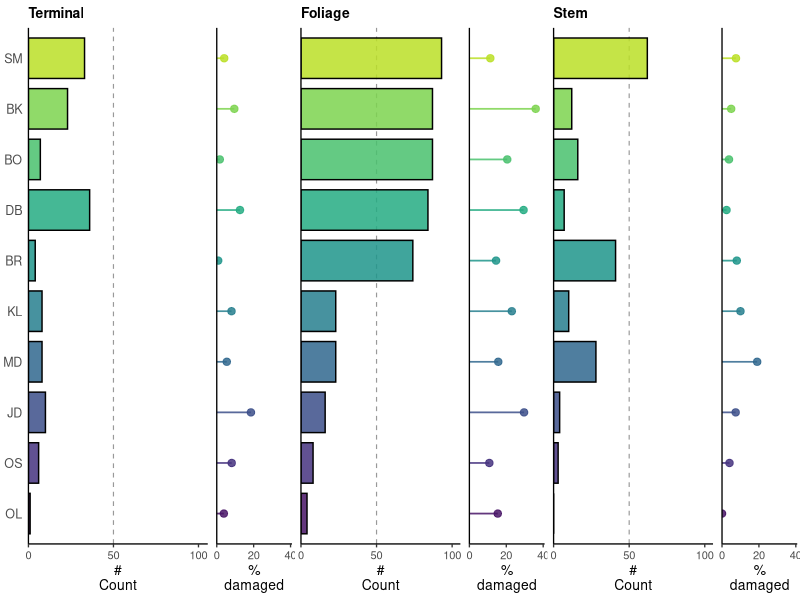

The R script that drew this image: (Note: this script raises an error after producing the figure.)
# test plots visualization example

gc()

library(data.table)
library(dplyr)
library(ggplot2)
library(ggpubr)
library(readxl)
library(stringr)
library(tibble)
library(tidyr)

library(forcats)
library(RColorBrewer)


# get list of the icdentified patogenes from Michal
df <- read_excel("inData_Michal/Patogeny_hmyz_postbrouk_1_clean.xlsx",
                 sheet = 1,        # or a sheet name, e.g. "Sheet1"
                 na = c("", "NA"))

# need to read orifinal data to properly link the pathogenes with tree species via sample number 
df_trees  <- fread("inData_Michal/poskoz_jedinci_clean.csv") %>%
  mutate(individual_id = row_number())   # one row = one surveyed individual (confirm 'n' isn't pre-aggregating multiple stems per row before relying on this)


# sum up the get damage counts and % of damage -----------------
summary_damaged <- df_trees %>%
  group_by(species) %>%
  summarise(
    n_examined         = sum(n, na.rm = TRUE),
    n_damaged_Terminal = sum(tot_dmg_terminal, na.rm = TRUE),
    n_damaged_Foliage  = sum(tot_dmg_foliage, na.rm = TRUE),
    n_damaged_Stem     = sum(dmg_stem_numeric * n, na.rm = TRUE),  # CHECK: does a 1 here mean all `n` individuals in the row had stem damage, or just ">=1 of them"?
    .groups = "drop"
  ) %>%
  pivot_longer(starts_with("n_damaged_"), names_to = "damage_type", values_to = "n_damaged",
               names_prefix = "n_damaged_") %>%
  mutate(pct_damaged = 100 * n_damaged / n_examined,
         species = factor(species, levels = rev(sort(unique(species)))))



# ---- proper species order: by sample size, largest first ----
# species_rank <- summary_damaged %>%
#   group_by(species) %>%
#   summarise(total_damaged = sum(n_damaged), .groups = "drop") %>%
#   arrange(desc(total_damaged)) %>%
#   pull(species)

# teh foliage damage is prevalent, so order accordingly; check Terminal as well
species_rank <- summary_damaged %>%
  #filter(damage_type == "Terminal") %>%
  filter(damage_type == "Foliage") %>%
  arrange(desc(n_damaged)) %>%
  pull(species)


# ---- keep only the top N species, for a quick look ----
top_n_species <- 10   # try 5, then 7

summary_damage_df <- summary_damaged %>%
  filter(species %in% head(species_rank, top_n_species)) %>%
  mutate(species = factor(species, levels = rev(head(species_rank, top_n_species))))
# rev() again, same reason as before: first species in the ranking ends up plotted at the top

# get colors per species
# ---- fixed species -> color mapping, same order as species_rank, reused across all 6 panels ----
species_levels <- levels(summary_damage_df$species)
library(viridisLite)

species_colors <- setNames(
  viridis(length(species_levels), option = "D", begin = 0.05, end = 0.90, alpha = 0.85),
  species_levels
)
species_colors

# > species_colors
# VRX          JD          KL          JR 
# "#481467D9" "#46337FD9" "#3C4F8AD9" "#31688ED9" 
# MD          BO          BR          BK 
# "#277F8ED9" "#1F958BD9" "#25AC82D9" "#49C16ED9" 
# DB          SM 
# "#7DD34FD9" "#BBDF27D9" 


# ---- 2. one panel-builder, reused for every column ----
# ---- 2. one panel-builder, reused for every column ----
make_panel <- function(data, damage_type_i, value_col, x_lab, x_limits,
                       show_y_labels = FALSE, title = NULL, ref_line = NULL) {
  d <- data %>% filter(damage_type == damage_type_i)
  p <- ggplot(d, aes(x = .data[[value_col]], y = species, fill = species))
  
  if (!is.null(ref_line)) {
    p <- p + geom_vline(xintercept = ref_line, linetype = "dashed",
                        color = "grey60", linewidth = 0.4)
  }
  
  p +
    geom_col(width = 0.8, col = 'black') +
    scale_x_continuous(
      limits = x_limits,
      breaks = scales::breaks_extended(n = 3)(x_limits),   # <- nice round min/mid/max instead of the exact mean
      labels = scales::label_number(accuracy = 1),
      expand = expansion(mult = c(0, 0.08))
    ) +
    scale_fill_manual(values = species_colors, guide = "none") +
    labs(x = x_lab, y = NULL, title = title) +
    theme_classic2(base_size = 10) +
    theme(
      panel.background   = element_rect(fill = "white", color = NA),
      plot.background    = element_rect(fill = "white", color = NA),
      panel.grid.minor   = element_blank(),
      panel.grid.major.y = element_blank(),
      axis.text.y  = if (show_y_labels) element_text(size = 9) else element_blank(),
      axis.ticks.y = element_blank(),
      axis.title.y = element_blank(),
      plot.title   = element_text(size = 10, face = "bold", hjust = 0),
      plot.margin  = margin(t = 5, r = 2, b = 5, l = 2)
    )
}

make_panel_lollipop <- function(data, damage_type_i, value_col, x_lab, x_limits,
                                show_y_labels = FALSE, title = NULL,
                                ref_line = NULL) {
  d <- data %>% filter(damage_type == damage_type_i)
  ggplot(d, aes(x = .data[[value_col]], y = species, color = species)) +
    geom_segment(aes(x = 0, xend = .data[[value_col]], yend = species), linewidth = 0.6) +
    geom_point(size = 2.2) +
    scale_x_continuous(
      limits = x_limits,
      breaks = scales::breaks_extended(n = 3)(x_limits),
      labels = scales::label_number(accuracy = 1),
      expand = expansion(mult = c(0, 0.08))
    ) +
    scale_color_manual(values = species_colors, guide = "none") +   # note: color, not fill, for points/lines
    labs(x = x_lab, y = NULL, title = title) +
    theme_classic2(base_size = 10) +
    theme(
      panel.background   = element_rect(fill = "white", color = NA),
      plot.background    = element_rect(fill = "white", color = NA),
      panel.grid.minor   = element_blank(),
      panel.grid.major.y = element_blank(),
      axis.text.y  = if (show_y_labels) element_text(size = 9) else element_blank(),
      axis.ticks.y = element_blank(),
      axis.title.y = element_blank(),
      plot.title   = element_text(size = 10, face = "bold", hjust = 0),
      plot.margin  = margin(t = 5, r = 2, b = 5, l = 2)
    )
}
count_max <- max(summary_damage_df$n_damaged) * 1.05
pct_max   <- max(summary_damage_df$pct_damaged) * 1.05

p_term_n   <- make_panel(summary_damage_df, "Terminal", "n_damaged",   "#\nCount",    c(0, count_max), show_y_labels = TRUE, title = "Terminal",
                         ref_line = 50)
#p_term_pct <- make_panel(summary_damage_df, "Terminal", "pct_damaged", "%\ndamaged", c(0, 40), title = "")
p_fol_n    <- make_panel(summary_damage_df, "Foliage",  "n_damaged",   "#\nCount",    c(0, count_max), title = "Foliage",
                         ref_line = 50)
#p_fol_pct  <- make_panel(summary_damage_df, "Foliage",  "pct_damaged", "%\ndamaged", c(0, 40), title = "")
p_stem_n   <- make_panel(summary_damage_df, "Stem",     "n_damaged",   "#\nCount",    c(0, count_max), title = "Stem",
                         ref_line = 50)
#p_stem_pct <- make_panel(summary_damage_df, "Stem",     "pct_damaged", "%\ndamaged", c(0, 40), title = "")


p_term_pct <- make_panel_lollipop(summary_damage_df, "Terminal", "pct_damaged","%\ndamaged", c(0, pct_max),title = "")
p_fol_pct  <- make_panel_lollipop(summary_damage_df, "Foliage",  "pct_damaged", "%\ndamaged", c(0, pct_max), title = "")
p_stem_pct <- make_panel_lollipop(summary_damage_df, "Stem",     "pct_damaged", "%\ndamaged", c(0, pct_max), title = "")


ggarrange(
  p_term_n, p_term_pct,
  p_fol_n,  p_fol_pct,
  p_stem_n, p_stem_pct,
  ncol = 6, nrow = 1,
  widths = c(2.5, 1, 2, 1, 2, 1)
)








# Clean up pathogens data --------------------------------------------


# teh sample name is not corretly allocated to subplot!!! need to get back the subplot number
df <- df %>%
  separate_wider_delim(
    Subplot, delim = "_",
    names = c("tablet_subplot", "who_collected", "date_raw", "subplot_number"),
    cols_remove = FALSE
  ) %>%
  mutate(
    tablet_subplot = str_remove(tablet_subplot, "^T") %>% as.integer(),
    subplot_ch = as.character(subplot_number),
   # date_subplot   = ymd(date_raw)     # turns "20250827" into a proper Date, useful later
  ) %>%
  select(-date_raw, -tablet_subplot, -who_collected)


# reshape the three sample-code columns into long format, keep only real vzorek codes
df_trees_samples <- df_trees %>%
  select(species, plot, subplot, vegtype, n,
         dmg_term_sample, dmg_stem_sample, dmg_foliage_sample) %>%
  pivot_longer(cols = starts_with("dmg_") & ends_with("_sample"),
               names_to = "sample_location", values_to = "vzorek") %>%
  filter(str_detect(vzorek, "^T\\d")) |>     # drops "Ožnut", "Okus zvěří" etc - those are browsing notes, not pathogen codes
 select(-sample_location)


#View(df)

# check if patogenes names are correct
unique(df$patogen)
unique(df$vzorek)

# one sample has two records: "Lophodermium pinastri, Dothideomycetes indet"
# need to split it in two
# also - decode the sample name back: T1-XXX-O-SP-1 = T1-ploska-vyska_obnovy-poskozeni_kde 

df_pathogen <- df |> 
  filter(vzorek != "Blank")

df_blank <- df |> 
  filter(vzorek == "Blank") |> 
  select(-vzorek, -Species) |> 
  select(subplot_number, Subplot, patogen) |> 
  distinct()


# Vrstva
# O – obnova (<2 m)
# P – pokrocila obnova
# (< 2 m - < 10 DBH)
# D – dospele stromy
# (< 10 cm DBH)
# 
# Drevina
# BK
# JD
# SM
# 
# Poskozeni
# 1 – terminal (do 2 m)
# 2 – kmen
# 3 – báze kmene
# 4 – olistění

# reconstruct the species from sample name
# --- species abbreviation lookup, from "Seznam zkratek dřevin" ---
species_lookup <- tribble(
  ~code, ~czech_name,                ~latin_name,
  "SM",  "smrk ztepilý",             "Picea abies",
  "JD",  "jedle bělokorá",           "Abies alba",
  "DG",  "douglaska tisolistá",      "Pseudotsuga menziesii",
  "BO",  "borovice lesní",           "Pinus sylvestris",
  "MD",  "modřín opadavý",           "Larix decidua",
  "TS",  "tis červený",              "Taxus baccata",
  "DB",  "dub letní",                "Quercus sp.",
  "DBZ", "dub zimní",                "Quercus sp.",
  "BK",  "buk lesní",                "Fagus sylvatica",
  "HB",  "habr obecný",              "Carpinus betulus",
  "JV",  "javor mléč",               "Acer platanoides",
  "KL",  "javor klen",               "Acer pseudoplatanus",
  "BB",  "javor babyka",             "Acer campestre",
  "JS",  "jasan ztepilý",            "Fraxinus excelsior",
  "JL",  "jilm habrolistý",          "Ulmus minor",
  "AK",  "trnovník akát",            "Robinia pseudoacacia",
  "BR",  "bříza bělokorá",           "Betula sp.",
  "JR",  "jeřáb ptačí",              "Sorbus aucuparia",
  "OR",  "ořešák královský",         "Juglans regia",
  "TR",  "třešeň ptačí",             "Prunus avium",
  "HR",  "hrušeň polnička",          "Pyrus pyraster",
  "JB",  "jabloň lesní",             "Malus sylvestris",
  "LP",  "lípa srdčitá",             "Tilia cordata",
  "LO",  "líska obecná",             "Corylus avellana",
  "OL",  "olše lepkavá",             "Alnus glutinosa",
  "OS",  "topol osika",              "Populus tremula",
  "TP",  "topol bílý",               "Populus alba"
  # extend with more rows from the PDF if other codes turn up
)

layer_lookup <- tribble(
  ~layer, ~layer_label,
  "O", "small",
  "P", "advanced",
  "D", "mature"     # NB: the source slide says "<10 cm DBH" for D,
  # which looks like it should read ">10 cm DBH" -
  # worth double-checking with whoever made the key
)

location_lookup <- tribble(
  ~location, ~location_label,
  "1", "terminal",
  "2", "trunk",
  "3", "trunk base",
  "4", "leaves"
)

# --- parse vzorek into components ---
vzorek_pattern <- "^T(\\d)(\\d+)([OPD])([A-Za-z]+)(\\d)$"

df_parsed <- df_pathogen %>%
  mutate(
    vzorek_match       = str_match(vzorek, vzorek_pattern),
    tablet             = vzorek_match[, 2],
    subplot_vzorek     = vzorek_match[, 3],
    layer              = vzorek_match[, 4],
    tree_species_code  = vzorek_match[, 5],
    location           = vzorek_match[, 6]#,
   # parse_ok           = !is.na(vzorek_match[, 1]) | vzorek == "Blank"
  ) %>%
  select(-vzorek_match) %>%
  left_join(species_lookup, by = c("tree_species_code" = "code")) %>%
  left_join(layer_lookup, by = "layer") %>%
  left_join(location_lookup, by = "location") |> 
  select(-Subplot, - Species,  - czech_name, -location,
         -subplot_number) 


nrow(df_parsed)
head(df_parsed)
head(df_blank)

df_parsed_merged <- df_parsed |> 
  full_join(df_blank, by = c("subplot_vzorek" = "subplot_number"))
  
# i have missing data - Michal need to check it up, and we will meet on wednesday to plan the paper ahead.



# get summary tables -------------------------------------------------------------

# --- pathogen occurrence by species (long) ---
table(df_clean$patogen, df_clean$tree_species_code) 

# --- pathogen occurrence by regeneration layer (long) ---
table(df_clean$patogen, df_clean$location_label)


# --- overall total per pathogen, for context / ordering ---
table(df_clean$patogen) 



# attach plot / subplot / species context to every pathogen record
patho_linked <- df_clean %>%
  inner_join(df_trees_samples, by = "vzorek")

# the ones that still don't match - same handful needing a manual fix at the source
anti_join(df_clean, df_trees_samples, by = "vzorek") %>% distinct(vzorek, patogen)

head(patho_linked)



plot_df <- df_clean %>%
  count(patogen, tree_species_code, name = "n") %>%
  filter(n > 0) %>%                                  # drop empty cells - the whole point of a dot matrix
  group_by(patogen) %>%
  mutate(patogen_total = sum(n)) %>%
  ungroup() %>%
  mutate(patogen = fct_reorder(patogen, patogen_total))  # rarest pathogens at bottom, most common at top

ggplot(plot_df, aes(x = tree_species_code, y = patogen)) +
  geom_point(aes(size = n, color = n)) +
  scale_size_continuous(range = c(3, 12), name = "occurrences") +
  scale_color_viridis_c(name = "occurrences", option = "D") +
  labs(x = "Tree species", y = NULL,
       title = "Pathogen / insect occurrence by tree species") +
  theme_classic2(base_size = 12) +
  theme(panel.grid.major = element_line(color = "grey90"),
        panel.grid.minor = element_blank())
